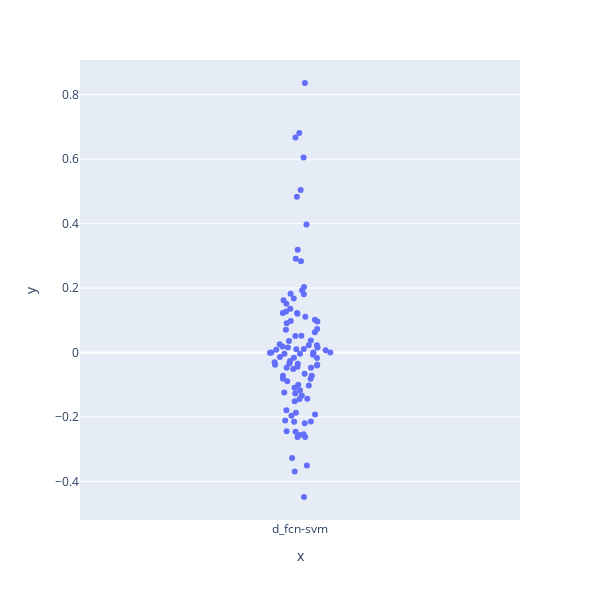

Source (notebook cell):
### Code cell
px.strip(data_frame = None,
         x          = ['d_fcn-svm']*svm.shape[0],
         y          = d_mcc_fcn_svm,
         hover_name = list(svm.index),
         height     = 600,
         width      = 600,
         #color      = '#tr',
        )

### Figure 1 — Plotly figure (JSON) as saved in the notebook; plotly's stock layout.template omitted (floating-point values rounded to 4 significant figures)
{"data": [{"alignmentgroup": "True", "boxpoints": "all", "fillcolor": "rgba(255,255,255,0)", "hoveron": "points", "hovertemplate": "<b>%{hovertext}</b><br><br>x=%{x}<br>y=%{y}<extra></extra>", "hovertext": ["CHEMBL244", "CHEMBL204", "CHEMBL3594", "CHEMBL261", "CHEMBL205", "CHEMBL264", "CHEMBL3242", "CHEMBL217", "CHEMBL253", "CHEMBL3837", "CHEMBL236", "CHEMBL234", "CHEMBL237", "CHEMBL251", "CHEMBL228", "CHEMBL3880", "CHEMBL284", "CHEMBL255", "CHEMBL256", "CHEMBL3991", "CHEMBL214", "CHEMBL344", "CHEMBL1075323", "CHEMBL2326", "CHEMBL233", "CHEMBL224", "CHEMBL4657", "CHEMBL218", "CHEMBL2034", "CHEMBL267", "CHEMBL4793", "CHEMBL1902", "CHEMBL2147", "CHEMBL2820", "CHEMBL4409", "CHEMBL222", "CHEMBL229", "CHEMBL3729", "CHEMBL4523", "CHEMBL1800", "CHEMBL1862", "CHEMBL3717", "CHEMBL226", "CHEMBL3371", "CHEMBL4308", "CHEMBL2954", "CHEMBL219", "CHEMBL4072", "CHEMBL232", "CHEMBL335", "CHEMBL1871", "CHEMBL225", "CHEMBL3759", "CHEMBL3105", "CHEMBL259", "CHEMBL238", "CHEMBL1855", "CHEMBL260", "CHEMBL3891", "CHEMBL2000", "CHEMBL1875", "CHEMBL2842", "CHEMBL4822", "CHEMBL280", "CHEMBL3473", "CHEMBL3510", "CHEMBL2617", "CHEMBL6136", "CHEMBL2360", "CHEMBL1833", "CHEMBL1983", "CHEMBL1741186", "CHEMBL1926488", "CHEMBL2971", "CHEMBL4792", "CHEMBL4005", "CHEMBL5023", "CHEMBL1898", "CHEMBL333", "CHEMBL5407", "CHEMBL1163125", "CHEMBL216", "CHEMBL5113", "CHEMBL3018", "CHEMBL4482", "CHEMBL1795117", "CHEMBL202", "CHEMBL235", "CHEMBL3922", "CHEMBL2079846", "CHEMBL2056", "CHEMBL3267", "CHEMBL321", "CHEMBL4361", "CHEMBL1946", "CHEMBL2014", "CHEMBL3979", "CHEMBL208", "CHEMBL203", "CHEMBL262"], "legendgroup": "", "line": {"color": "rgba(255,255,255,0)"}, "marker": {"color": "#636efa"}, "name": "", "offsetgroup": "", "orientation": "v", "pointpos": 0, "showlegend": false, "type": "box", "x": ["d_fcn-svm", "d_fcn-svm", "d_fcn-svm", "d_fcn-svm", "d_fcn-svm", "d_fcn-svm", "d_fcn-svm", "d_fcn-svm", "d_fcn-svm", "d_fcn-svm", "d_fcn-svm", "d_fcn-svm", "d_fcn-svm", "d_fcn-svm", "d_fcn-svm", "d_fcn-svm", "d_fcn-svm", "d_fcn-svm", "d_fcn-svm", "d_fcn-svm", "d_fcn-svm", "d_fcn-svm", "d_fcn-svm", "d_fcn-svm", "d_fcn-svm", "d_fcn-svm", "d_fcn-svm", "d_fcn-svm", "d_fcn-svm", "d_fcn-svm", "d_fcn-svm", "d_fcn-svm", "d_fcn-svm", "d_fcn-svm", "d_fcn-svm", "d_fcn-svm", "d_fcn-svm", "d_fcn-svm", "d_fcn-svm", "d_fcn-svm", "d_fcn-svm", "d_fcn-svm", "d_fcn-svm", "d_fcn-svm", "d_fcn-svm", "d_fcn-svm", "d_fcn-svm", "d_fcn-svm", "d_fcn-svm", "d_fcn-svm", "d_fcn-svm", "d_fcn-svm", "d_fcn-svm", "d_fcn-svm", "d_fcn-svm", "d_fcn-svm", "d_fcn-svm", "d_fcn-svm", "d_fcn-svm", "d_fcn-svm", "d_fcn-svm", "d_fcn-svm", "d_fcn-svm", "d_fcn-svm", "d_fcn-svm", "d_fcn-svm", "d_fcn-svm", "d_fcn-svm", "d_fcn-svm", "d_fcn-svm", "d_fcn-svm", "d_fcn-svm", "d_fcn-svm", "d_fcn-svm", "d_fcn-svm", "d_fcn-svm", "d_fcn-svm", "d_fcn-svm", "d_fcn-svm", "d_fcn-svm", "d_fcn-svm", "d_fcn-svm", "d_fcn-svm", "d_fcn-svm", "d_fcn-svm", "d_fcn-svm", "d_fcn-svm", "d_fcn-svm", "d_fcn-svm", "d_fcn-svm", "d_fcn-svm", "d_fcn-svm", "d_fcn-svm", "d_fcn-svm", "d_fcn-svm", "d_fcn-svm", "d_fcn-svm", "d_fcn-svm", "d_fcn-svm", "d_fcn-svm"], "x0": " ", "xaxis": "x", "y": [0.037, 0.011, -0.001, -0.072, -0.04, 0.063, -0.001, -0.081, -0.051, 0.291, 0.182, 0.023, 0.123, 0.023, -0.089, 0.036, -0.044, 0.073, 0.096, -0.109, 0.168, 0.071, 0.016, -0.038, 0.019, 0.123, 0.01, -0.038, 0.026, 0.009, 0.111, 0.007, -0.016, -0.219, 0.12, -0.102, 0.162, -0.1, -0.117, -0.034, 0.283, -0.047, -0.007, -0.066, -0.35, -0.179, 0.091, 0.203, -0.244, -0.196, -0.017, 0.016, -0.081, 0.319, -0.327, -0.047, -0.133, 0.098, -0.256, -0.214, -0.004, 0.181, -0.192, -0.124, 0.051, 0.136, -0.004, 0.397, -0.262, -0.151, -0.211, 0.052, 0, 0.127, 0.193, -0.448, -0.144, -0.369, -0.187, -0.014, -0.246, 0.483, 0.102, 0.667, 0.151, 0.504, -0.253, -0.262, -0.143, -0.127, 0, -0.215, -0.072, 0.836, 0.681, -0.026, 0, -0.03, -0.035, 0.605], "y0": " ", "yaxis": "y"}], "layout": {"boxmode": "group", "height": 600, "legend": {"tracegroupgap": 0}, "margin": {"t": 60}, "width": 600, "xaxis": {"anchor": "y", "domain": [0, 1], "title": {"text": "x"}}, "yaxis": {"anchor": "x", "domain": [0, 1], "title": {"text": "y"}}}}
